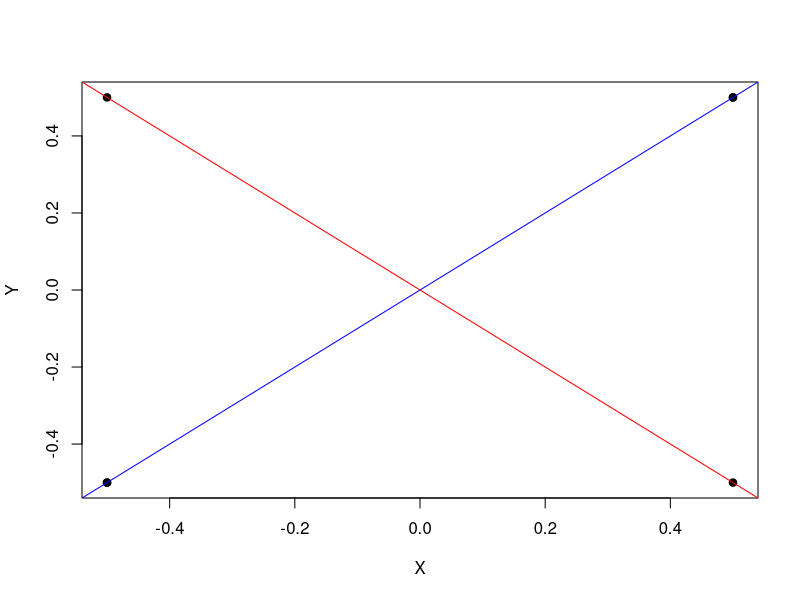

Write the R code that produced this figure.
# 3 ------
# 3.1
X = c(0, 1, 0, 1, 1, 0)
Y = c(0, 1, 1, 0, 1, 0)

arr <- array(c(X,Y), dim = c(6,2,1))
print(arr)

# Poids statistiques:
Poids <- 1 / length(X)

# Matrice diagonale D des poids des individus
D <- diag(Poids, length(X), length(X))
print(D)

# Moyenne:
X.mean <- mean(X)
Y.mean <- mean(Y)

Z <- data.frame(X, Y)
Z$X = Z$X - X.mean
Z$Y = Z$Y - Y.mean
print(Z)

A <- cov(Z)
print(A)

# 3.2
L <- eigen(as.matrix(A))
L$values

# For ease of use
var_x = A[1, 1]
var_y = A[2, 2]
covariance = A[1, 2]
lambda1 = L$values[1]
lambda2 = L$values[2]

trace <- var_x + var_y
sum <- lambda1 + lambda2
if (trace == sum) {
  print("Equal")
} else {
  print("Not equal")
}

det <- var_x * var_y - covariance * covariance * covariance
mult <- lambda1 * lambda2
if (det == mult) {
  print("Equal")
} else {
  print("Not equal")
}

# 3.3
c1 = 1/sqrt(((var_y) - lambda1)^2 + (covariance)^2)
c2 = 1/sqrt(((var_y) - lambda2)^2 + (covariance)^2)
u1 <- -c1 * c(var_y - lambda1, -covariance)
u2 <- -c2 * c(var_y - lambda2, -covariance)
u1
u2
L$vectors

# 3.4
u = cbind(u1,u2)
Is = t(u) %*% A %*% u
Is
L$values

# 3.5
Is1 = t(u1) %*% A %*% u1
Is2 = t(u2) %*% A %*% u2
It = var_x + var_y
print(It)
print(Is1 + Is2)

# 3.6
plot(Z, pch=19)
abline(a=0, b=u1[2]/u1[1], col="blue")
abline(a=0, b=u2[2]/u2[1], col="red")

# 3.7
total <- lambda1 + lambda2
TI1 <- lambda1 / total
TI2 <- lambda1 / total
print(paste("Taux d’inertie expliqué par la composante 1:", TI1))
print(paste("Taux d’inertie expliqué par la composante 2:", TI2))

# 4 ------
GMi1 <- rep(0, nrow(Z))
for (i in 1:nrow(Z)) {
  GMi1[i] = c(Z[i,1], Z[i,2]) %*% u1
}
GMi1

GMi2 <- rep(0, nrow(Z))
for (i in 1:nrow(Z)) {
  GMi2[i] = c(Z[i,1], Z[i,2]) %*% u2
}
GMi2
GMi = cbind(GMi1, GMi2)

# 5 ------
Qi = rep(0, nrow(Z))
for (i in 1:nrow(Z)) {
  Qi[i] = sum(GMi^2)/sum(Z^2)
}
Qi

# 6 ------
gammai_1 = rep(0, nrow(Z))
for (i in 1:nrow(Z)) {
  gammai_1[i] = (1/nrow(Z)) * (GMi1[i]^2/L$values[1])
}
gammai_1

gammai_2 = rep(0, nrow(Z))
for (i in 1:nrow(Z)) {
  gammai_2[i] = (1/nrow(Z)) * (GMi2[i]^2/L$values[2])
}
gammai_2

# 7 ------
# Les points 3 et 4 sont mieux projetés et contribuent le plus:
# Les points (1 et 2), et (5 et 6) sont confondues sur les nouveaux axes.
# Les points (3 et 4) présentent une variance plus grande et les autres.


# TP ------
# Ce code prend une matrice de la forme p*n et fait les modifications necessaires
ACP_function <- function(matrice, norme) {
  # Standardization
  m_ce <- NULL

  if (norme) {
    for(i in 1:nrow(matrice)) {
      m_ce <- rbind(m_ce, (matrice[i,] - mean(matrice[i,])) / (sd(matrice[i,])))
    }
  } else {
    m_ce <- matrice - mean(matrice)
  }

  # Covariance matrix
  m_ce <- as.data.frame(t(m_ce))
  m_cov <- cov(m_ce)

  # Eigen values and Eigen vectors
  vp <- eigen(m_cov)
  vectorP <- vp$vectors

  # PCA
  m_ce_t <- t(m_ce)
  var <- rep(0 , nrow(m_ce))
  var <- t(vectorP) %*% m_ce_t
  var <- as.data.frame(t(var))

  print(var)

  # Contributions
  valeursP <- vp$values
  percentage <- valeursP/(nrow(matrice)-1)
  percentage <- round((percentage/sum(percentage))*100, 1)

  return(var)
}

# Testing
data <- data.frame(X, Y)
df <- ACP_function(t(data), FALSE)
